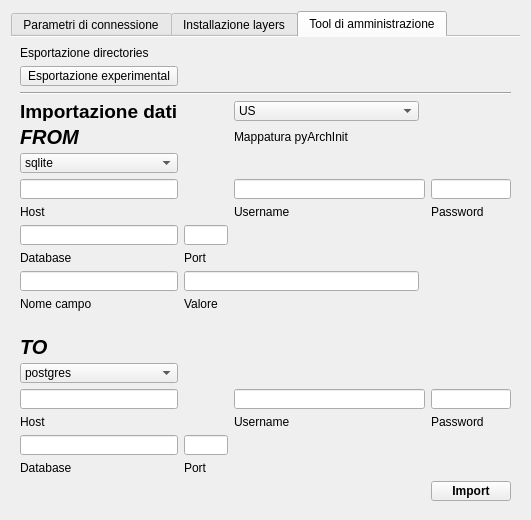
<?xml version="1.0" encoding="UTF-8"?>
<ui version="4.0">
 <class>Dialog_Config</class>
 <widget class="QDialog" name="Dialog_Config">
  <property name="windowModality">
   <enum>Qt::ApplicationModal</enum>
  </property>
  <property name="enabled">
   <bool>true</bool>
  </property>
  <property name="geometry">
   <rect>
    <x>0</x>
    <y>0</y>
    <width>531</width>
    <height>520</height>
   </rect>
  </property>
  <property name="minimumSize">
   <size>
    <width>450</width>
    <height>279</height>
   </size>
  </property>
  <property name="maximumSize">
   <size>
    <width>1000</width>
    <height>1000</height>
   </size>
  </property>
  <property name="cursor">
   <cursorShape>PointingHandCursor</cursorShape>
  </property>
  <property name="mouseTracking">
   <bool>false</bool>
  </property>
  <property name="acceptDrops">
   <bool>false</bool>
  </property>
  <property name="windowTitle">
   <string>Impostazioni del sistema</string>
  </property>
  <property name="windowIcon">
   <iconset resource="resources.qrc">
    <normaloff>:/images/iconConn.png</normaloff>:/images/iconConn.png</iconset>
  </property>
  <property name="autoFillBackground">
   <bool>true</bool>
  </property>
  <property name="sizeGripEnabled">
   <bool>false</bool>
  </property>
  <property name="modal">
   <bool>true</bool>
  </property>
  <layout class="QGridLayout" name="gridLayout_2">
   <item row="0" column="0">
    <widget class="QTabWidget" name="tabWidget">
     <property name="sizePolicy">
      <sizepolicy hsizetype="Expanding" vsizetype="Expanding">
       <horstretch>200</horstretch>
       <verstretch>200</verstretch>
      </sizepolicy>
     </property>
     <property name="inputMethodHints">
      <set>Qt::ImhNone</set>
     </property>
     <property name="tabPosition">
      <enum>QTabWidget::North</enum>
     </property>
     <property name="tabShape">
      <enum>QTabWidget::Rounded</enum>
     </property>
     <property name="currentIndex">
      <number>2</number>
     </property>
     <property name="elideMode">
      <enum>Qt::ElideMiddle</enum>
     </property>
     <property name="documentMode">
      <bool>true</bool>
     </property>
     <property name="tabsClosable">
      <bool>false</bool>
     </property>
     <property name="movable">
      <bool>true</bool>
     </property>
     <property name="resize" stdset="0">
      <string/>
     </property>
     <widget class="QWidget" name="tab">
      <property name="sizePolicy">
       <sizepolicy hsizetype="Preferred" vsizetype="Preferred">
        <horstretch>0</horstretch>
        <verstretch>0</verstretch>
       </sizepolicy>
      </property>
      <attribute name="title">
       <string>Parametri di connessione</string>
      </attribute>
      <layout class="QGridLayout" name="gridLayout">
       <item row="0" column="0">
        <widget class="QLabel" name="label">
         <property name="text">
          <string>Database</string>
         </property>
        </widget>
       </item>
       <item row="0" column="1" colspan="2">
        <widget class="QComboBox" name="comboBox_Database">
         <property name="enabled">
          <bool>true</bool>
         </property>
         <property name="mouseTracking">
          <bool>false</bool>
         </property>
         <property name="contextMenuPolicy">
          <enum>Qt::DefaultContextMenu</enum>
         </property>
         <property name="acceptDrops">
          <bool>false</bool>
         </property>
         <property name="editable">
          <bool>true</bool>
         </property>
         <property name="duplicatesEnabled">
          <bool>false</bool>
         </property>
         <property name="frame">
          <bool>true</bool>
         </property>
         <item>
          <property name="text">
           <string>postgres</string>
          </property>
         </item>
         <item>
          <property name="text">
           <string>sqlite</string>
          </property>
         </item>
        </widget>
       </item>
       <item row="1" column="0">
        <widget class="QLabel" name="label_2">
         <property name="text">
          <string>Host</string>
         </property>
        </widget>
       </item>
       <item row="1" column="1" colspan="2">
        <widget class="QLineEdit" name="lineEdit_Host">
         <property name="text">
          <string>''</string>
         </property>
        </widget>
       </item>
       <item row="2" column="0">
        <widget class="QLabel" name="label_7">
         <property name="text">
          <string>Port</string>
         </property>
        </widget>
       </item>
       <item row="2" column="1" colspan="2">
        <widget class="QLineEdit" name="lineEdit_Port">
         <property name="text">
          <string>''</string>
         </property>
        </widget>
       </item>
       <item row="3" column="0">
        <widget class="QLabel" name="label_3">
         <property name="text">
          <string>DBname</string>
         </property>
        </widget>
       </item>
       <item row="3" column="1" colspan="2">
        <widget class="QLineEdit" name="lineEdit_DBname">
         <property name="text">
          <string>''</string>
         </property>
        </widget>
       </item>
       <item row="4" column="0">
        <widget class="QLabel" name="label_4">
         <property name="text">
          <string>User</string>
         </property>
        </widget>
       </item>
       <item row="4" column="1" colspan="2">
        <widget class="QLineEdit" name="lineEdit_User">
         <property name="text">
          <string>''</string>
         </property>
        </widget>
       </item>
       <item row="5" column="0">
        <widget class="QLabel" name="label_5">
         <property name="text">
          <string>Password</string>
         </property>
        </widget>
       </item>
       <item row="5" column="1" colspan="2">
        <widget class="QLineEdit" name="lineEdit_Password">
         <property name="inputMask">
          <string notr="true"/>
         </property>
         <property name="text">
          <string notr="true">''</string>
         </property>
         <property name="echoMode">
          <enum>QLineEdit::Password</enum>
         </property>
        </widget>
       </item>
       <item row="6" column="0" colspan="2">
        <widget class="QLabel" name="label_10">
         <property name="text">
          <string>Thumbnail path</string>
         </property>
        </widget>
       </item>
       <item row="6" column="2">
        <widget class="QLineEdit" name="lineEdit_Thumb_path">
         <property name="text">
          <string>''</string>
         </property>
        </widget>
       </item>
       <item row="9" column="1" colspan="2">
        <widget class="QPushButton" name="pushButton_save">
         <property name="focusPolicy">
          <enum>Qt::NoFocus</enum>
         </property>
         <property name="text">
          <string>Connect</string>
         </property>
         <property name="checkable">
          <bool>false</bool>
         </property>
         <property name="autoDefault">
          <bool>true</bool>
         </property>
        </widget>
       </item>
       <item row="7" column="2">
        <widget class="QLineEdit" name="lineEdit_Logo_path">
         <property name="text">
          <string>''</string>
         </property>
        </widget>
       </item>
       <item row="7" column="0">
        <widget class="QLabel" name="label_16">
         <property name="text">
          <string>Logo path</string>
         </property>
        </widget>
       </item>
      </layout>
     </widget>
     <widget class="QWidget" name="tab_2">
      <attribute name="title">
       <string>Installazione layers</string>
      </attribute>
      <layout class="QGridLayout" name="gridLayout_3">
       <item row="0" column="0">
        <widget class="QLabel" name="label_6">
         <property name="text">
          <string>Installa il database</string>
         </property>
        </widget>
       </item>
       <item row="1" column="0">
        <widget class="QLineEdit" name="lineEdit_dbname">
         <property name="inputMethodHints">
          <set>Qt::ImhNone</set>
         </property>
         <property name="text">
          <string>pyarchinit</string>
         </property>
         <property name="dragEnabled">
          <bool>false</bool>
         </property>
         <property name="readOnly">
          <bool>false</bool>
         </property>
        </widget>
       </item>
       <item row="1" column="1">
        <widget class="QLabel" name="label_12">
         <property name="toolTip">
          <string>&lt;html&gt;&lt;head/&gt;&lt;body&gt;&lt;p&gt;&lt;span style=&quot; font-size:10pt;&quot;&gt;Puoi inserire un nome differente da quello presente&lt;/span&gt;&lt;/p&gt;&lt;/body&gt;&lt;/html&gt;</string>
         </property>
         <property name="text">
          <string>inserisci nome db</string>
         </property>
        </widget>
       </item>
       <item row="1" column="2" rowspan="2">
        <widget class="QPushButton" name="pushButton_crea_database">
         <property name="enabled">
          <bool>true</bool>
         </property>
         <property name="text">
          <string>Installa</string>
         </property>
        </widget>
       </item>
       <item row="2" column="0">
        <widget class="QLineEdit" name="lineEdit_template_postgis">
         <property name="text">
          <string>template_postgis_20</string>
         </property>
        </widget>
       </item>
       <item row="2" column="1">
        <widget class="QLabel" name="label_13">
         <property name="toolTip">
          <string>&lt;html&gt;&lt;head/&gt;&lt;body&gt;&lt;p&gt;qui devi inserire il nome del template che vuoi usare. Ricorda di usare il template specifico a seconda di quale postgis usi&lt;/p&gt;&lt;/body&gt;&lt;/html&gt;</string>
         </property>
         <property name="text">
          <string>inserisci nome template</string>
         </property>
        </widget>
       </item>
       <item row="3" column="0">
        <widget class="QLineEdit" name="lineEdit_port_db">
         <property name="text">
          <string>5432</string>
         </property>
        </widget>
       </item>
       <item row="3" column="1">
        <widget class="QLabel" name="label_15">
         <property name="toolTip">
          <string>&lt;html&gt;&lt;head/&gt;&lt;body&gt;&lt;p&gt;&lt;span style=&quot; font-size:10pt;&quot;&gt;puoi inserire il numero di porta differente&lt;/span&gt;&lt;/p&gt;&lt;/body&gt;&lt;/html&gt;</string>
         </property>
         <property name="text">
          <string>inserisci numero porta</string>
         </property>
        </widget>
       </item>
       <item row="4" column="0">
        <widget class="QProgressBar" name="pyarchinit_progressBar_db">
         <property name="value">
          <number>1</number>
         </property>
         <property name="alignment">
          <set>Qt::AlignCenter</set>
         </property>
         <property name="orientation">
          <enum>Qt::Horizontal</enum>
         </property>
         <property name="invertedAppearance">
          <bool>false</bool>
         </property>
         <property name="textDirection">
          <enum>QProgressBar::BottomToTop</enum>
         </property>
        </widget>
       </item>
       <item row="4" column="2" rowspan="2">
        <widget class="QPushButton" name="pushButton_crea_layer">
         <property name="enabled">
          <bool>true</bool>
         </property>
         <property name="text">
          <string>Installa</string>
         </property>
        </widget>
       </item>
       <item row="5" column="0" colspan="2">
        <widget class="QLabel" name="label_8">
         <property name="text">
          <string>Installa il db geografico su Postgres per postgis 1.5</string>
         </property>
        </widget>
       </item>
       <item row="6" column="0">
        <widget class="QProgressBar" name="pyarchinit_progressBar_template">
         <property name="value">
          <number>1</number>
         </property>
         <property name="alignment">
          <set>Qt::AlignCenter</set>
         </property>
         <property name="orientation">
          <enum>Qt::Horizontal</enum>
         </property>
         <property name="invertedAppearance">
          <bool>false</bool>
         </property>
         <property name="textDirection">
          <enum>QProgressBar::BottomToTop</enum>
         </property>
        </widget>
       </item>
       <item row="6" column="1">
        <widget class="QLabel" name="label_14">
         <property name="text">
          <string>&lt;html&gt;&lt;head/&gt;&lt;body&gt;&lt;p align=&quot;center&quot;&gt;&lt;span style=&quot; font-size:10pt; font-weight:600;&quot;&gt;OPPURE&lt;/span&gt;&lt;/p&gt;&lt;/body&gt;&lt;/html&gt;</string>
         </property>
        </widget>
       </item>
       <item row="7" column="0" colspan="2">
        <widget class="QLabel" name="label_9">
         <property name="text">
          <string>Installa il db geografico su Postgres per postgis 2.x</string>
         </property>
        </widget>
       </item>
       <item row="7" column="2">
        <widget class="QPushButton" name="pushButton_crea_layer_2">
         <property name="enabled">
          <bool>true</bool>
         </property>
         <property name="text">
          <string>Installa</string>
         </property>
        </widget>
       </item>
       <item row="8" column="1">
        <spacer name="verticalSpacer_2">
         <property name="orientation">
          <enum>Qt::Vertical</enum>
         </property>
         <property name="sizeHint" stdset="0">
          <size>
           <width>20</width>
           <height>259</height>
          </size>
         </property>
        </spacer>
       </item>
      </layout>
     </widget>
     <widget class="QWidget" name="tab_3">
      <attribute name="title">
       <string>Tool di amministrazione</string>
      </attribute>
      <layout class="QGridLayout" name="gridLayout_6">
       <item row="0" column="1">
        <widget class="QLabel" name="label_11">
         <property name="text">
          <string>Esportazione directories</string>
         </property>
        </widget>
       </item>
       <item row="2" column="1">
        <widget class="QPushButton" name="pushButton_exp_directories">
         <property name="text">
          <string>Esportazione experimental</string>
         </property>
        </widget>
       </item>
       <item row="3" column="1" colspan="5">
        <widget class="Line" name="line">
         <property name="orientation">
          <enum>Qt::Horizontal</enum>
         </property>
        </widget>
       </item>
       <item row="7" column="1">
        <widget class="QComboBox" name="comboBox_server_read">
         <item>
          <property name="text">
           <string>sqlite</string>
          </property>
         </item>
         <item>
          <property name="text">
           <string>postgres</string>
          </property>
         </item>
        </widget>
       </item>
       <item row="8" column="3" colspan="2">
        <widget class="QLineEdit" name="lineEdit_username_read"/>
       </item>
       <item row="8" column="5">
        <widget class="QLineEdit" name="lineEdit_pass_read"/>
       </item>
       <item row="10" column="1">
        <widget class="QLabel" name="label_17">
         <property name="text">
          <string>Host</string>
         </property>
        </widget>
       </item>
       <item row="10" column="3">
        <widget class="QLabel" name="label_18">
         <property name="text">
          <string>Username</string>
         </property>
        </widget>
       </item>
       <item row="10" column="5">
        <widget class="QLabel" name="label_19">
         <property name="text">
          <string>Password</string>
         </property>
        </widget>
       </item>
       <item row="22" column="5">
        <widget class="QLabel" name="label_22">
         <property name="text">
          <string/>
         </property>
        </widget>
       </item>
       <item row="28" column="1">
        <widget class="QComboBox" name="comboBox_server_write">
         <item>
          <property name="text">
           <string>postgres</string>
          </property>
         </item>
         <item>
          <property name="text">
           <string>sqlite</string>
          </property>
         </item>
        </widget>
       </item>
       <item row="29" column="1">
        <widget class="QLineEdit" name="lineEdit_host_write"/>
       </item>
       <item row="29" column="3" colspan="2">
        <widget class="QLineEdit" name="lineEdit_username_write"/>
       </item>
       <item row="29" column="5">
        <widget class="QLineEdit" name="lineEdit_pass_write"/>
       </item>
       <item row="30" column="1">
        <widget class="QLabel" name="label_27">
         <property name="text">
          <string>Host</string>
         </property>
        </widget>
       </item>
       <item row="30" column="3">
        <widget class="QLabel" name="label_28">
         <property name="text">
          <string>Username</string>
         </property>
        </widget>
       </item>
       <item row="30" column="5">
        <widget class="QLabel" name="label_29">
         <property name="text">
          <string>Password</string>
         </property>
        </widget>
       </item>
       <item row="31" column="1">
        <widget class="QLineEdit" name="lineEdit_database_write"/>
       </item>
       <item row="32" column="1">
        <widget class="QLabel" name="label_24">
         <property name="text">
          <string>Database</string>
         </property>
        </widget>
       </item>
       <item row="34" column="1">
        <spacer name="verticalSpacer">
         <property name="orientation">
          <enum>Qt::Vertical</enum>
         </property>
         <property name="sizeHint" stdset="0">
          <size>
           <width>20</width>
           <height>68</height>
          </size>
         </property>
        </spacer>
       </item>
       <item row="8" column="1">
        <widget class="QLineEdit" name="lineEdit_host_read"/>
       </item>
       <item row="12" column="1">
        <widget class="QLineEdit" name="lineEdit_database_read"/>
       </item>
       <item row="5" column="1">
        <widget class="QLabel" name="label_59">
         <property name="font">
          <font>
           <pointsize>14</pointsize>
           <weight>75</weight>
           <bold>true</bold>
          </font>
         </property>
         <property name="text">
          <string>Importazione dati</string>
         </property>
        </widget>
       </item>
       <item row="6" column="1">
        <widget class="QLabel" name="label_60">
         <property name="font">
          <font>
           <pointsize>15</pointsize>
           <weight>75</weight>
           <italic>true</italic>
           <bold>true</bold>
          </font>
         </property>
         <property name="text">
          <string>FROM</string>
         </property>
        </widget>
       </item>
       <item row="27" column="1">
        <widget class="QLabel" name="label_61">
         <property name="font">
          <font>
           <pointsize>15</pointsize>
           <weight>75</weight>
           <italic>true</italic>
           <bold>true</bold>
          </font>
         </property>
         <property name="text">
          <string>TO</string>
         </property>
        </widget>
       </item>
       <item row="33" column="5">
        <widget class="QPushButton" name="pushButton_import">
         <property name="font">
          <font>
           <pointsize>9</pointsize>
           <weight>75</weight>
           <bold>true</bold>
          </font>
         </property>
         <property name="text">
          <string>Import</string>
         </property>
        </widget>
       </item>
       <item row="13" column="1">
        <widget class="QLabel" name="label_20">
         <property name="text">
          <string>Database</string>
         </property>
        </widget>
       </item>
       <item row="18" column="1">
        <widget class="QLabel" name="label_62">
         <property name="text">
          <string>Nome campo</string>
         </property>
        </widget>
       </item>
       <item row="12" column="2">
        <widget class="QLineEdit" name="lineEdit_port_read"/>
       </item>
       <item row="15" column="2" colspan="2">
        <widget class="QLineEdit" name="lineEdit_value_read"/>
       </item>
       <item row="15" column="1">
        <widget class="QLineEdit" name="lineEdit_field_read"/>
       </item>
       <item row="18" column="2">
        <widget class="QLabel" name="label_23">
         <property name="text">
          <string>Valore</string>
         </property>
        </widget>
       </item>
       <item row="13" column="2">
        <widget class="QLabel" name="label_25">
         <property name="text">
          <string>Port</string>
         </property>
        </widget>
       </item>
       <item row="31" column="2">
        <widget class="QLineEdit" name="lineEdit_port_write"/>
       </item>
       <item row="32" column="2">
        <widget class="QLabel" name="label_57">
         <property name="text">
          <string>Port</string>
         </property>
        </widget>
       </item>
       <item row="6" column="3">
        <widget class="QLabel" name="label_21">
         <property name="text">
          <string>Mappatura pyArchInit</string>
         </property>
        </widget>
       </item>
       <item row="5" column="3">
        <widget class="QComboBox" name="comboBox_mapper_read">
         <item>
          <property name="text">
           <string>US</string>
          </property>
         </item>
         <item>
          <property name="text">
           <string>UT</string>
          </property>
         </item>
         <item>
          <property name="text">
           <string>SITE</string>
          </property>
         </item>
         <item>
          <property name="text">
           <string>PERIODIZZAZIONE</string>
          </property>
         </item>
         <item>
          <property name="text">
           <string>INVENTARIO_MATERIALI</string>
          </property>
         </item>
         <item>
          <property name="text">
           <string>STRUTTURA</string>
          </property>
         </item>
         <item>
          <property name="text">
           <string>TAFONOMIA</string>
          </property>
         </item>
         <item>
          <property name="text">
           <string>PYARCHINIT_THESAURUS</string>
          </property>
         </item>
         <item>
          <property name="text">
           <string>SCHEDAIND</string>
          </property>
         </item>
         <item>
          <property name="text">
           <string>DETSESSO</string>
          </property>
         </item>
         <item>
          <property name="text">
           <string>DETETA</string>
          </property>
         </item>
         <item>
          <property name="text">
           <string>ARCHEOZOOLOGY</string>
          </property>
         </item>
         <item>
          <property name="text">
           <string>CAMPIONI</string>
          </property>
         </item>
         <item>
          <property name="text">
           <string>DOCUMENTAZIONE</string>
          </property>
         </item>
        </widget>
       </item>
      </layout>
     </widget>
    </widget>
   </item>
  </layout>
 </widget>
 <tabstops>
  <tabstop>comboBox_Database</tabstop>
  <tabstop>lineEdit_Host</tabstop>
  <tabstop>lineEdit_Port</tabstop>
  <tabstop>lineEdit_DBname</tabstop>
  <tabstop>lineEdit_User</tabstop>
  <tabstop>lineEdit_Password</tabstop>
 </tabstops>
 <resources>
  <include location="resources.qrc"/>
 </resources>
 <connections/>
</ui>
